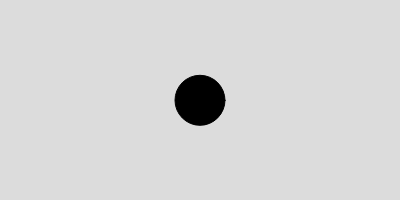
Frame 1 (no input)
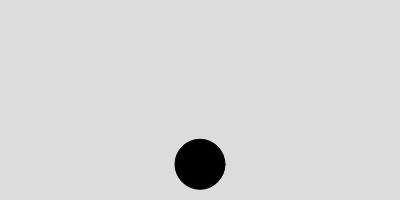
Frame 60 (no input)
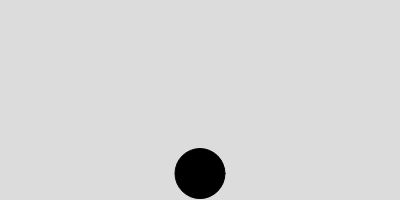
Frame 120 (the mouse pressed at the canvas centre since frame 60)

The p5.js sketch that drew these frames (run headless with seeded random() and noise() and a simulated clock; from frame 60 on, the mouse is pressed at the canvas centre):

// p5.js sketch
// ── sketch.js
let ball;

function setup() {
  createCanvas(400, 200);

  ball = new Particle();
}


function draw() {
  background(220);

  let gravity = createVector(0, 0.3);
  ball.addForce(gravity);
  
  
  if (keyIsDown(RIGHT_ARROW)) {
    let wind = createVector(0.1, 0);
    ball.addForce(wind);
  }
  
  if (keyIsDown(LEFT_ARROW)) {
    let wind = createVector(-0.1, 0);
    ball.addForce(wind);
  }
  

  ball.update();
  ball.show();
}


// ── Particle.js
class Particle {
  constructor() {
    this.pos = createVector(width/2, height/2);
    this.vel = createVector(0, 0);
    this.acc = createVector(0, 0);

    this.c = color(0);
    this.w = 50;
  }

  addForce(aForce) {
    this.acc.add(aForce);
  }

  update() {
    this.checkEdge();
    this.vel.add(this.acc);
    this.pos.add(this.vel);

    this.acc.set(0, 0);
  }


  checkEdge() {
    if (this.pos.y > height - 25) {
      this.vel.y = this.vel.y * -0.8;
      this.pos.y = height - 25;
    }
    
    if (this.pos.x > width) {
      this.pos.x = 0;
    }
    if (this.pos.x < 0) {
      this.pos.x = width;
    }
  }


  show() {
    fill(this.c);
    circle(this.pos.x, this.pos.y, this.w);
  }
}
